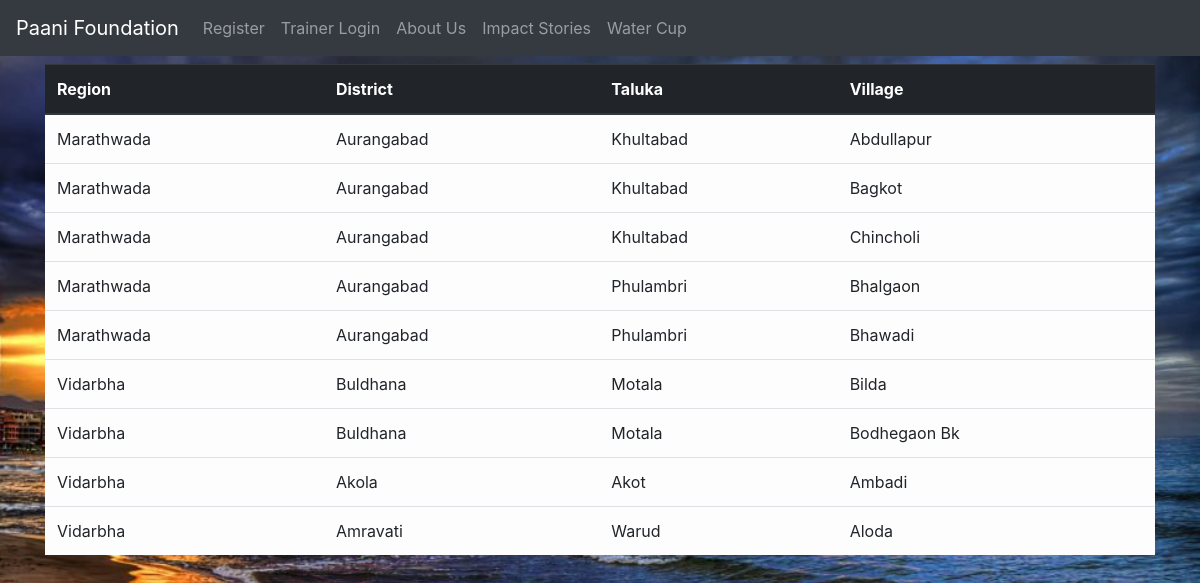
Screenshot of /display.php with the database file from the repository.
### tables this page shows
CREATE TABLE IF NOT EXISTS `village` (
  `village_no` int(11) NOT NULL AUTO_INCREMENT,
  `village_name` varchar(50) NOT NULL,
  `location_no` int(11) NOT NULL,
  PRIMARY KEY (`village_no`),
  KEY `fk4` (`location_no`)
);

CREATE TABLE IF NOT EXISTS `location` (
  `location_no` int(11) NOT NULL AUTO_INCREMENT,
  `taluka` varchar(50) NOT NULL,
  `district` varchar(50) NOT NULL,
  `region` varchar(50) NOT NULL,
  `reg_year` int(4) NOT NULL,
  PRIMARY KEY (`location_no`),
  UNIQUE KEY `district` (`district`,`taluka`,`region`) USING BTREE,
  UNIQUE KEY `taluka` (`taluka`)
);

### display.php (the view, shortened to what this page needs)
<?php require 'includes/common.php'; ?>
<!doctype html>
<html lang="en">
  <head>
    <?php include 'includes/links.php' ?>
      <link rel="stylesheet" href="trainerLogin.css">
  </head>
  <body style="background-image: url('images/display.jpg'); background-repeat: no-repeat;  background-size: cover;">
    <?php include 'includes/headers.php'?>
   <p><br><br></p>
      <div class="container">
        <?php $query = "SELECT region, district, taluka, village_name FROM location natural join village;";
        $data = mysqli_query($con, $query) or die(mysqli_error($con));
        $num = mysqli_num_rows($data);
        if($num == 0)
          echo '<div class=jumbotron"><h4>Oops! Looks like something went wrong.</h4></div>';
        else{
    ?>
      <table class="table table-light">
  <thead class="thead-dark">
    <tr>
      <th scope="col">Region</th>
      <th scope="col">District</th>
      <th scope="col">Taluka</th>
      <th scope="col">Village</th>
    </tr>
  </thead>
  <tbody>
    <?php
while($row=mysqli_fetch_array($data))
{
  ?>
  <tr><td> <?php echo $row['region'];?></td> <td><?php echo $row['district'];?></td> <td><?php echo $row['taluka'];?></td><td><?php echo $row['village_name'];?></td></tr>
  <?php
}
}
?>
</table>
</div>
  </body>
</html>

### rows the page displays
village: location_no.region "Marathwada", location_no.district "Aurangabad", location_no.taluka "Khultabad", village_name "Abdullapur"
village: location_no.region "Marathwada", location_no.district "Aurangabad", location_no.taluka "Khultabad", village_name "Bagkot"
village: location_no.region "Marathwada", location_no.district "Aurangabad", location_no.taluka "Khultabad", village_name "Chincholi"
village: location_no.region "Marathwada", location_no.district "Aurangabad", location_no.taluka "Phulambri", village_name "Bhalgaon"
village: location_no.region "Marathwada", location_no.district "Aurangabad", location_no.taluka "Phulambri", village_name "Bhawadi"
village: location_no.region "Vidarbha", location_no.district "Buldhana", location_no.taluka "Motala", village_name "Bilda"
village: location_no.region "Vidarbha", location_no.district "Buldhana", location_no.taluka "Motala", village_name "Bodhegaon Bk"
village: location_no.region "Vidarbha", location_no.district "Akola", location_no.taluka "Akot", village_name "Ambadi"
village: location_no.region "Vidarbha", location_no.district "Amravati", location_no.taluka "Warud", village_name "Aloda"
